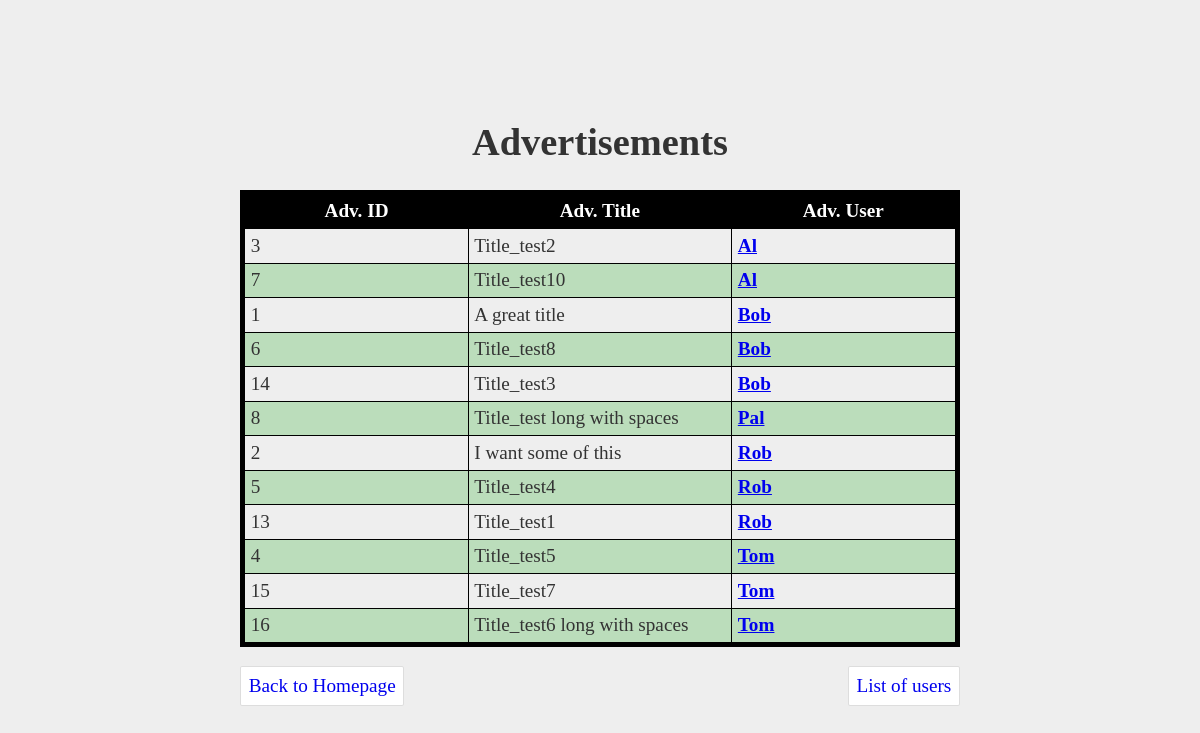
Screenshot of /ads.php with the database file from the repository.
### tables this page shows
CREATE TABLE `advertisements` (
  `ad_id` int(11) NOT NULL,
  `ad_user` int(11) DEFAULT NULL,
  `ad_title` varchar(255) NOT NULL
);

CREATE TABLE `users` (
  `user_id` int(11) NOT NULL,
  `user_name` varchar(50) NOT NULL
);

### classes/dbhandler_class.php (called while the page is built)
<?php
class DBHandler{
  private $host = "localhost";
  private $user = "rabitDB";
  private $pswd = "rabitpwd1234";
  private $db = "rabit";
  protected function connect(){
    $dest = 'mysql:host=' . $this->host . ';dbname=' . $this->db;
    $pdo = new PDO($dest, $this->user, $this->pswd);
    $pdo->setAttribute(PDO::ATTR_DEFAULT_FETCH_MODE, PDO::FETCH_ASSOC);
    return $pdo;
  }
}

### classes/page_class.php (called while the page is built, shortened)
<?php
class Page extends DBHandler{
  protected function getAds(){
    $sql = "SELECT ad_id, ad_title, ad_user, user_name FROM advertisements INNER JOIN users ON ad_user = user_id";
    $stmt = $this->connect()->query($sql);
    return $stmt->fetchAll();
  }
}

### classes/pageview_class.php (the view, shortened to what this page needs)
<?php
class PageView extends Page{
  public function getAllAds(){
    $ads = $this->getAds();
    $adTable = "<table>";
    $adTable .= "<tr>";
    $adTable .= "<th>Adv. ID</th>";
    $adTable .= "<th>Adv. Title</th>";
    $adTable .= "<th>Adv. User</th>";
    $adTable .= "</tr>";
    foreach ($ads as $adRow) {
      $adTable .= "<tr>";
      $adTable .= "<td>".$adRow['ad_id']."</td>";
      $adTable .= "<td>".$adRow['ad_title']."</td>";
      $adTable .= '<td><a href="/users/'.$adRow['ad_user'].'">'.$adRow['user_name']."</a></td>";
      $adTable .= "</tr>";
    }
    $adTable .= "</table>";
    echo $adTable;
  }
}

### ads.php (shortened to what this page needs)
?><!DOCTYPE html>
<html>
  <head>
    <link rel="stylesheet" href="../css/style.css" type="text/css">
  </head>
  <body>
    <div id="wrapper">
      <h1>Advertisements</h1>
      <?php
      $pView = new PageView();
      $pView->getAllAds();
      ?>
      <div id="linkWrapper">
        <a href="/">Back to Homepage</a>
        <a href="/users">List of users</a>
      </div>
    </div>
  </body>
</html>

### css/style.css (style rules this page uses)
body { margin:0; padding: 0; color:#333; font-family: Calibri; font-size: 1.2em; background-color: #eee; }
#wrapper { min-height: 100vh; width: 100vw; display: flex; flex-direction: column; justify-content: center; align-items: center; }
#wrapper table { width: 60vw; border: 0.3em solid black; border-radius: 10px; border-collapse: collapse; }
#wrapper table tr:nth-child(2n+1) { background-color: #bdb; }
#wrapper table th, td { padding: 0.3em; }
#wrapper table th { background-color: black; color: white; }
#wrapper table td { width: 60vw; border: 0.1em solid black; }
#wrapper table td a { font-weight: bold; }
#linkWrapper { width: 60vw; display: flex; justify-content: space-between; flex-direction: row; align-items: center; align-self:center; margin-top: 1em }
#linkWrapper a { display:block; padding:0.4em; background-color: white; border:0.1em solid #ddd; border-radius: 0.1em; text-decoration: none; }

### rows the page displays
advertisements: ad_id "3", ad_title "Title_test2", ad_user.user_name "Al"
advertisements: ad_id "7", ad_title "Title_test10", ad_user.user_name "Al"
advertisements: ad_id "1", ad_title "A great title", ad_user.user_name "Bob"
advertisements: ad_id "6", ad_title "Title_test8", ad_user.user_name "Bob"
advertisements: ad_id "14", ad_title "Title_test3", ad_user.user_name "Bob"
advertisements: ad_id "8", ad_title "Title_test long with spaces", ad_user.user_name "Pal"
advertisements: ad_id "2", ad_title "I want some of this", ad_user.user_name "Rob"
advertisements: ad_id "5", ad_title "Title_test4", ad_user.user_name "Rob"
advertisements: ad_id "13", ad_title "Title_test1", ad_user.user_name "Rob"
advertisements: ad_id "4", ad_title "Title_test5", ad_user.user_name "Tom"
advertisements: ad_id "15", ad_title "Title_test7", ad_user.user_name "Tom"
advertisements: ad_id "16", ad_title "Title_test6 long with spaces", ad_user.user_name "Tom"
